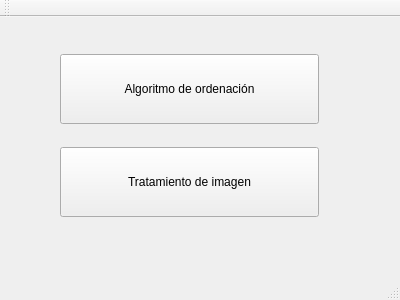
<?xml version="1.0" encoding="UTF-8"?>
<ui version="4.0">
 <class>MainWindow</class>
 <widget class="QMainWindow" name="MainWindow">
  <property name="geometry">
   <rect>
    <x>0</x>
    <y>0</y>
    <width>400</width>
    <height>300</height>
   </rect>
  </property>
  <property name="windowTitle">
   <string>MainWindow</string>
  </property>
  <widget class="QWidget" name="centralWidget">
   <widget class="QWidget" name="gridLayoutWidget">
    <property name="geometry">
     <rect>
      <x>49</x>
      <y>9</y>
      <width>281</width>
      <height>221</height>
     </rect>
    </property>
    <layout class="QGridLayout" name="gridLayout">
     <item row="0" column="0">
      <widget class="QPushButton" name="ButtonOrdenacion">
       <property name="minimumSize">
        <size>
         <width>0</width>
         <height>70</height>
        </size>
       </property>
       <property name="text">
        <string>Algoritmo de ordenación</string>
       </property>
      </widget>
     </item>
     <item row="1" column="0">
      <widget class="QPushButton" name="ButtonImagen">
       <property name="minimumSize">
        <size>
         <width>0</width>
         <height>70</height>
        </size>
       </property>
       <property name="text">
        <string>Tratamiento de imagen</string>
       </property>
      </widget>
     </item>
    </layout>
   </widget>
  </widget>
  <widget class="QMenuBar" name="menuBar">
   <property name="geometry">
    <rect>
     <x>0</x>
     <y>0</y>
     <width>400</width>
     <height>22</height>
    </rect>
   </property>
  </widget>
  <widget class="QToolBar" name="mainToolBar">
   <attribute name="toolBarArea">
    <enum>TopToolBarArea</enum>
   </attribute>
   <attribute name="toolBarBreak">
    <bool>false</bool>
   </attribute>
  </widget>
  <widget class="QStatusBar" name="statusBar"/>
 </widget>
 <layoutdefault spacing="6" margin="11"/>
 <resources/>
 <connections/>
</ui>
